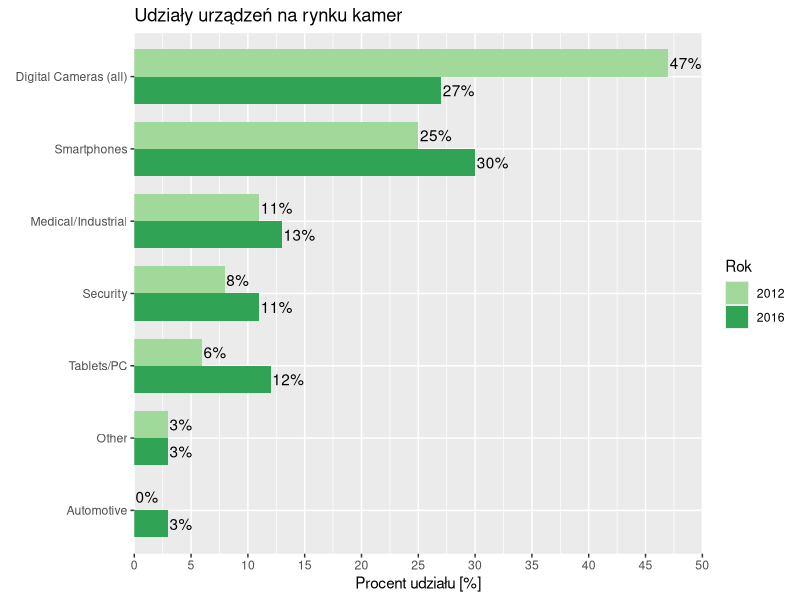

Reproduce this figure in R.
# Autor: Patryk Tenderenda

# url: http://aswathdamodaran.blogspot.com/2014/10/go-pro-camera-or-smartphone-social.html
# wykres: http://2.bp.blogspot.com/-ApPcmfjxPJw/VD55hVDwz3I/AAAAAAAABks/nIGZAIdYtnU/s1600/ChangingMarket.jpg
# Udział kamer na rynku w roku 2012 i 2016

if(!require(ggplot2)){
  install.packages("ggplot2");
}
if(!require(ggrepel)){
  install.packages("ggrepel");
}
if(!require(reshape2)){
  install.packages("reshape2");
}
library(ggplot2)
library(ggrepel)
library(reshape2)


dane <- data.frame(urzadzenie = c("Digital Cameras (all)", "Smartphones", "Tablets/PC",
                              "Medical/Industrial", "Security", "Automotive", "Other"),
                   r2012 = c(47, 25, 6,  11, 8, 0, 3),
                   r2016 = c(27, 30, 12, 13, 11, 3, 3)
                   )

dane$urzadzenie <- reorder(dane$urzadzenie, dane$r2012)
dane<-melt(dane)
dane$variable <- factor(dane$variable, levels =c("r2016","r2012"))

cols <- c("r2012"="#a1d99b","r2016"="#31a354")
w <- ggplot(dane, aes(x = urzadzenie, width=.75, fill=variable, y=value)) + 
  geom_bar(stat="identity", position="dodge") +
  geom_text(aes(x=urzadzenie, y=value, ymax=value, label=sprintf("%.0f%%", value)),
            position = position_dodge(width = .75),
            hjust = -0.05)  + 
  scale_fill_manual(name="Rok",
                    limits = c("r2012", "r2016"),
                    values=cols, 
                    breaks=c("r2012", "r2016"), 
                    labels=c("2012","2016")) +
  scale_y_continuous(breaks = seq(0, 50, 5), limits=c(0, 50), expand=c(0,0)) +
  coord_flip() +
  labs(title = "Udziały urządzeń na rynku kamer", 
       x = element_blank(), 
       y = "Procent udziału [%]")

w